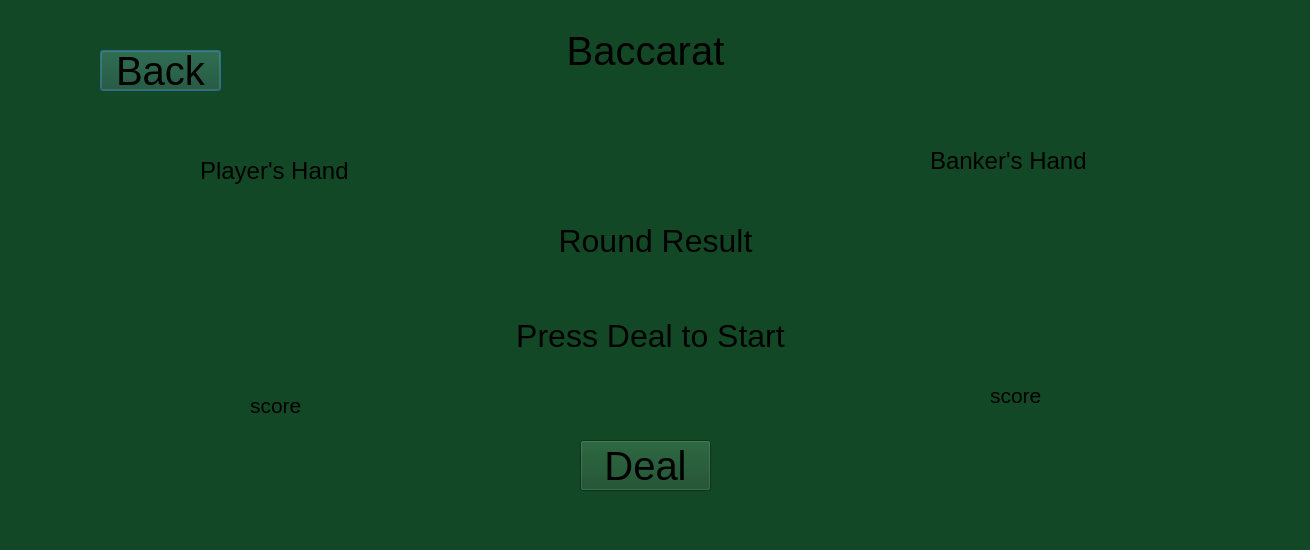
<?xml version="1.0" encoding="UTF-8"?>
<ui version="4.0">
 <class>Dialog</class>
 <widget class="QDialog" name="Dialog">
  <property name="geometry">
   <rect>
    <x>0</x>
    <y>0</y>
    <width>1310</width>
    <height>550</height>
   </rect>
  </property>
  <property name="font">
   <font>
    <pointsize>30</pointsize>
   </font>
  </property>
  <property name="windowTitle">
   <string>Dialog</string>
  </property>
  <property name="styleSheet">
   <string notr="true">background-color: #124825;</string>
  </property>
  <widget class="QPushButton" name="Back_Button">
   <property name="geometry">
    <rect>
     <x>100</x>
     <y>50</y>
     <width>121</width>
     <height>41</height>
    </rect>
   </property>
   <property name="text">
    <string>Back</string>
   </property>
  </widget>
  <widget class="QLabel" name="label">
   <property name="geometry">
    <rect>
     <x>500</x>
     <y>0</y>
     <width>291</width>
     <height>101</height>
    </rect>
   </property>
   <property name="font">
    <font>
     <pointsize>30</pointsize>
    </font>
   </property>
   <property name="layoutDirection">
    <enum>Qt::LayoutDirection::LeftToRight</enum>
   </property>
   <property name="text">
    <string>Baccarat</string>
   </property>
   <property name="alignment">
    <set>Qt::AlignmentFlag::AlignCenter</set>
   </property>
  </widget>
  <widget class="QLabel" name="label_2">
   <property name="geometry">
    <rect>
     <x>930</x>
     <y>140</y>
     <width>191</width>
     <height>41</height>
    </rect>
   </property>
   <property name="font">
    <font>
     <pointsize>18</pointsize>
    </font>
   </property>
   <property name="text">
    <string>Banker's Hand</string>
   </property>
  </widget>
  <widget class="QLabel" name="label_3">
   <property name="geometry">
    <rect>
     <x>200</x>
     <y>150</y>
     <width>191</width>
     <height>41</height>
    </rect>
   </property>
   <property name="font">
    <font>
     <pointsize>18</pointsize>
    </font>
   </property>
   <property name="text">
    <string>Player's Hand</string>
   </property>
  </widget>
  <widget class="QLabel" name="label_6">
   <property name="geometry">
    <rect>
     <x>250</x>
     <y>390</y>
     <width>81</width>
     <height>31</height>
    </rect>
   </property>
   <property name="font">
    <font>
     <pointsize>16</pointsize>
    </font>
   </property>
   <property name="text">
    <string>score</string>
   </property>
  </widget>
  <widget class="QLabel" name="label_7">
   <property name="geometry">
    <rect>
     <x>990</x>
     <y>380</y>
     <width>81</width>
     <height>31</height>
    </rect>
   </property>
   <property name="font">
    <font>
     <pointsize>16</pointsize>
    </font>
   </property>
   <property name="text">
    <string>score</string>
   </property>
  </widget>
  <widget class="QPushButton" name="pushButton_2">
   <property name="geometry">
    <rect>
     <x>580</x>
     <y>440</y>
     <width>131</width>
     <height>51</height>
    </rect>
   </property>
   <property name="text">
    <string>Deal</string>
   </property>
  </widget>
  <widget class="QLabel" name="result_label">
   <property name="geometry">
    <rect>
     <x>490</x>
     <y>280</y>
     <width>321</width>
     <height>111</height>
    </rect>
   </property>
   <property name="font">
    <font>
     <pointsize>24</pointsize>
    </font>
   </property>
   <property name="text">
    <string>Press Deal to Start</string>
   </property>
   <property name="alignment">
    <set>Qt::AlignmentFlag::AlignCenter</set>
   </property>
  </widget>
  <widget class="QLabel" name="label_8">
   <property name="geometry">
    <rect>
     <x>500</x>
     <y>170</y>
     <width>311</width>
     <height>141</height>
    </rect>
   </property>
   <property name="font">
    <font>
     <pointsize>24</pointsize>
    </font>
   </property>
   <property name="text">
    <string>Round Result</string>
   </property>
   <property name="alignment">
    <set>Qt::AlignmentFlag::AlignCenter</set>
   </property>
  </widget>
  <widget class="QWidget" name="PlayerCards" native="true">
   <property name="geometry">
    <rect>
     <x>160</x>
     <y>230</y>
     <width>260</width>
     <height>120</height>
    </rect>
   </property>
  </widget>
  <widget class="QWidget" name="BankerCards" native="true">
   <property name="geometry">
    <rect>
     <x>900</x>
     <y>220</y>
     <width>260</width>
     <height>120</height>
    </rect>
   </property>
  </widget>
 </widget>
 <resources/>
 <connections/>
</ui>
